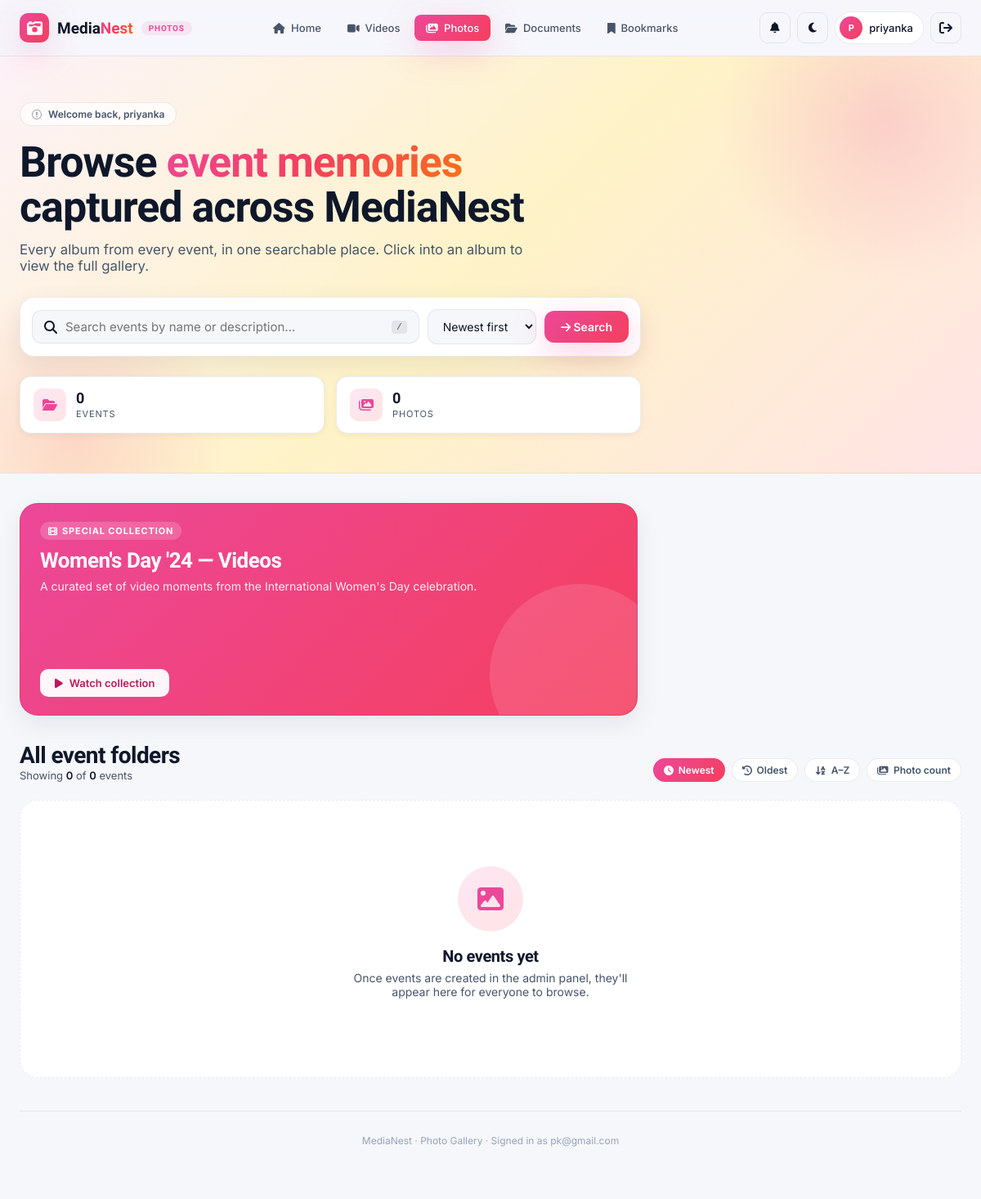
/Photo/index.php (signed in), run on the app's committed database.
### tables this page shows
CREATE TABLE `users` (
  `id` int(11) NOT NULL,
  `email` varchar(190) NOT NULL,
  `password_hash` varchar(255) NOT NULL,
  `full_name` varchar(120) NOT NULL,
  `group_name` varchar(80) DEFAULT NULL,
  `role` enum('user','admin') NOT NULL DEFAULT 'user',
  `created_at` datetime DEFAULT current_timestamp(),
  `last_login` datetime DEFAULT NULL
);

### auth/auth.php (called while the page is built, shortened)
<?php
function currentUser() {
    global $conn;
    static $cache = null;
    if ($cache !== null) return $cache;
    $uid = intval($_SESSION['user_id']);
    $stmt = mysqli_prepare($conn, "SELECT id, email, full_name, group_name, role FROM users WHERE id = ?");
    mysqli_stmt_bind_param($stmt, 'i', $uid);
    mysqli_stmt_execute($stmt);
    $res = mysqli_stmt_get_result($stmt);
    $cache = mysqli_fetch_assoc($res) ?: null;
    return $cache;
}

### auth/bookmark_btn.php (called while the page is built, shortened)
<?php
if (!function_exists('currentUser')) require_once __DIR__ . '/auth.php';
$__bm_user = currentUser();
$__bm_type = $bm_type ?? '';
$__bm_id   = (int)($bm_id ?? 0);
if (!in_array($__bm_type, ['video','album','file'], true) || $__bm_id <= 0) return;
    ?>

### Photo/index.php (the view, shortened to what this page needs)
<?php
  include __DIR__ . '/../auth/bookmark_btn.php';
require_once __DIR__ . '/../auth/auth.php';
$conn = mysqli_connect('localhost', 'root', '', 's&p');
$current_user = currentUser();
$search = trim($_GET['q']   ?? '');
$sort   = $_GET['sort']     ?? 'newest';
$page   = max(1, (int)($_GET['page'] ?? 1));
$per    = 12;
$offset = ($page - 1) * $per;
$where  = "a.status = 'process'";
$total_events_q = mysqli_query($conn, "SELECT COUNT(*) FROM tbl_album WHERE status='process'");
$total_events = (int)(mysqli_fetch_row($total_events_q)[0] ?? 0);
$total_photos_q = mysqli_query($conn, "SELECT COUNT(*) FROM tbl_gallery WHERE status='process'");
$total_photos = (int)(mysqli_fetch_row($total_photos_q)[0] ?? 0);
$count_sql = "SELECT COUNT(*) FROM tbl_album a WHERE $where";
$stmt = mysqli_prepare($conn, $count_sql);
mysqli_stmt_execute($stmt);
$matched = (int)(mysqli_fetch_row(mysqli_stmt_get_result($stmt))[0] ?? 0);
function initials($name) {
    $parts = preg_split('/\s+/', trim($name ?? ''));
    $s = '';
    foreach ($parts as $p) { if ($p !== '') $s .= mb_substr($p, 0, 1); }
    return strtoupper(mb_substr($s ?: 'U', 0, 2));
}
$first_name = $current_user['full_name'] ?? ($current_user['email'] ?? 'User');
$first_name = explode(' ', $first_name)[0];
?>
<!DOCTYPE html>
<html lang="en">
<head>
</head>
<body>
<nav class="nav">
  <div class="nav-inner">
    <div class="logo">
      <div class="logo-mark"><i class="fas fa-camera-retro"></i></div>
      <div class="logo-text">Media<span>Nest</span></div>
      <span class="pill">Photos</span>
    </div>
    <div class="nav-links">
      <a href="../index.php"><i class="fas fa-house"></i> Home</a>
      <a href="../Videos/index.php"><i class="fas fa-video"></i> Videos</a>
      <a href="index.php" class="active"><i class="fas fa-images"></i> Photos</a>
      <a href="../Documents/index.php"><i class="fas fa-folder-open"></i> Documents</a>
            <a href="../Bookmarks/index.php">
  <i class="fas fa-bookmark"></i> Bookmarks</a>
    </div>
    <div class="nav-right">
    <?php include __DIR__ . '/../auth/notif_bell.php'; ?>
      <button class="icon-btn" id="theme-toggle" aria-label="Toggle theme"><i class="fas fa-moon"></i></button>
      <span class="user-chip">
        <span class="av"><?php echo htmlspecialchars(initials($current_user['full_name'] ?? $current_user['email'] ?? 'U')); ?></span>
        <span><?php echo htmlspecialchars($first_name); ?></span>
      </span>
      <a href="../auth/logout.php" class="icon-btn" title="Sign out"><i class="fas fa-arrow-right-from-bracket"></i></a>
    </div>
  </div>
</nav>
<section class="hero">
  <div class="hero-inner">
    <div class="hero-greet">
      <i class="fas fa-sparkles"></i>
      Welcome back, <?php echo htmlspecialchars($first_name); ?>
    </div>
    <h1>Browse <span class="gradient-text">event memories</span><br>captured across MediaNest</h1>
    <p class="sub">Every album from every event, in one searchable place. Click into an album to view the full gallery.</p>
    <div class="search-card">
      <form method="get" id="searchForm">
        <div class="search-input">
          <i class="fas fa-magnifying-glass"></i>
          <input type="text" name="q" id="searchInput" placeholder="Search events by name or description…"
                 value="<?php echo htmlspecialchars($search); ?>" autocomplete="off">
          <kbd>/</kbd>
        </div>
        <select name="sort">
          <option value="newest" <?php if($sort==='newest') echo 'selected'; ?>>Newest first</option>
        </select>
        <button type="submit" class="btn-go">
          <i class="fas fa-arrow-right"></i>
          Search
        </button>
      </form>
    </div>
    <div class="stats">
      <div class="stat">
        <div class="ic"><i class="fas fa-folder-open"></i></div>
        <div>
          <div class="v"><?php echo number_format($total_events); ?></div>
          <div class="l">Events</div>
        </div>
      </div>
      <div class="stat">
        <div class="ic"><i class="fas fa-images"></i></div>
        <div>
          <div class="v"><?php echo number_format($total_photos); ?></div>
          <div class="l">Photos</div>
        </div>
      </div>
    </div>
  </div>
</section>
<div class="page">
  <?php if ($page === 1 && $search === ''):
  ?>
  <div class="feature-row">
    <a href="gallery_video.php" class="feature-card special">
      <div class="content">
        <div>
          <span class="badge"><i class="fas fa-film"></i> Special Collection</span>
          <h3>Women's Day '24 — Videos</h3>
          <p style="margin-top:8px;">A curated set of video moments from the International Women's Day celebration.</p>
        </div>
        <span class="cta" style="background:rgba(255,255,255,.95);color:#be185d;align-self:flex-start;margin-top:14px;">
          <i class="fas fa-play"></i> Watch collection
        </span>
      </div>
    </a>
  </div>
  <?php endif; ?>
  <div class="section-head">
    <div>
      <h2><?php echo $search !== '' ? 'Search results' : 'All event folders'; ?></h2>
      <div class="meta">
        <?php if ($search !== ''): ?>
          <strong><?php echo number_format($matched); ?></strong>
          result<?php echo $matched == 1 ? '' : 's'; ?> for
          "<strong><?php echo htmlspecialchars($search); ?></strong>"
          · <a href="index.php" style="color:var(--brand-1);">clear</a>
        <?php else: ?>
          Showing <strong><?php echo number_format(min($per, max(0, $matched - $offset))); ?></strong>
          of <strong><?php echo number_format($matched); ?></strong> events
        <?php endif; ?>
      </div>
    </div>
    <div class="chip-row">
      <a href="?sort=newest<?php if($search) echo '&q='.urlencode($search); ?>" class="chip <?php if($sort==='newest') echo 'active'; ?>"><i class="fas fa-clock"></i> Newest</a>
      <a href="?sort=oldest<?php if($search) echo '&q='.urlencode($search); ?>" class="chip <?php if($sort==='oldest') echo 'active'; ?>"><i class="fas fa-clock-rotate-left"></i> Oldest</a>
      <a href="?sort=name<?php if($search)   echo '&q='.urlencode($search); ?>" class="chip <?php if($sort==='name')   echo 'active'; ?>"><i class="fas fa-arrow-down-a-z"></i> A–Z</a>
      <a href="?sort=photos<?php if($search) echo '&q='.urlencode($search); ?>" class="chip <?php if($sort==='photos') echo 'active'; ?>"><i class="fas fa-images"></i> Photo count</a>
    </div>
  </div>
  <?php if ($matched === 0): ?>
    <div class="empty">
      <div class="ic"><i class="fas fa-image"></i></div>
      <h3><?php echo $search !== '' ? 'No events match that search' : 'No events yet'; ?></h3>
      <p>
        <?php if ($search !== ''): ?>
          Try a different keyword, or clear the filter to browse everything.
        <?php else: ?>
          Once events are created in the admin panel, they'll appear here for everyone to browse.
        <?php endif; ?>
      </p>
    </div>
  <?php endif; ?>
  <div class="footer">
    MediaNest · Photo Gallery · Signed in as <?php echo htmlspecialchars($current_user['email'] ?? ''); ?>
  </div>
</div>
</body>
</html>

### data on the page
users: full_name "P", full_name "priyanka", email "pk@gmail.com"

### other printed values
$total_events "0"
$total_photos "0"
min($per, max(0, $matched - $offset)) "0"
$matched "0"
